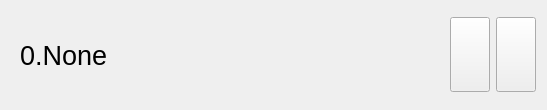
<?xml version="1.0" encoding="UTF-8"?>
<ui version="4.0">
 <class>Form</class>
 <widget class="QWidget" name="Form">
  <property name="geometry">
   <rect>
    <x>0</x>
    <y>0</y>
    <width>547</width>
    <height>82</height>
   </rect>
  </property>
  <property name="maximumSize">
   <size>
    <width>16777214</width>
    <height>82</height>
   </size>
  </property>
  <property name="windowTitle">
   <string>Form</string>
  </property>
  <layout class="QHBoxLayout" name="horizontalLayout" stretch="1,0,0,0,0">
   <item>
    <widget class="QStackedWidget" name="stackedWidget">
     <property name="sizePolicy">
      <sizepolicy hsizetype="Expanding" vsizetype="Preferred">
       <horstretch>0</horstretch>
       <verstretch>0</verstretch>
      </sizepolicy>
     </property>
     <property name="currentIndex">
      <number>0</number>
     </property>
     <widget class="QWidget" name="page">
      <layout class="QHBoxLayout" name="horizontalLayout_2">
       <item>
        <widget class="QLabel" name="task_step_label">
         <property name="sizePolicy">
          <sizepolicy hsizetype="Expanding" vsizetype="Preferred">
           <horstretch>0</horstretch>
           <verstretch>0</verstretch>
          </sizepolicy>
         </property>
         <property name="minimumSize">
          <size>
           <width>0</width>
           <height>70</height>
          </size>
         </property>
         <property name="font">
          <font>
           <pointsize>20</pointsize>
          </font>
         </property>
         <property name="text">
          <string>0.None</string>
         </property>
         <property name="wordWrap">
          <bool>true</bool>
         </property>
        </widget>
       </item>
      </layout>
     </widget>
     <widget class="QWidget" name="page_2">
      <layout class="QHBoxLayout" name="horizontalLayout_3">
       <item>
        <widget class="QLineEdit" name="lineEdit">
         <property name="sizePolicy">
          <sizepolicy hsizetype="Expanding" vsizetype="Expanding">
           <horstretch>0</horstretch>
           <verstretch>0</verstretch>
          </sizepolicy>
         </property>
         <property name="font">
          <font>
           <pointsize>20</pointsize>
          </font>
         </property>
        </widget>
       </item>
      </layout>
     </widget>
    </widget>
   </item>
   <item>
    <spacer name="horizontalSpacer_11">
     <property name="orientation">
      <enum>Qt::Orientation::Horizontal</enum>
     </property>
     <property name="sizeHint" stdset="0">
      <size>
       <width>45</width>
       <height>20</height>
      </size>
     </property>
    </spacer>
   </item>
   <item>
    <widget class="QPushButton" name="task_step_check">
     <property name="minimumSize">
      <size>
       <width>0</width>
       <height>0</height>
      </size>
     </property>
     <property name="maximumSize">
      <size>
       <width>75</width>
       <height>75</height>
      </size>
     </property>
     <property name="styleSheet">
      <string notr="true">QPushButton {
    background-color: transparent;
    border: none;
    padding: 0px;
}

QPushButton:pressed {
    background-color: transparent;
}

QPushButton:checked {
    background-color: transparent;
}



</string>
     </property>
     <property name="text">
      <string/>
     </property>
     <property name="icon">
      <iconset>
       <normaloff>icons_white/circle.svg</normaloff>icons_white/circle.svg</iconset>
     </property>
     <property name="iconSize">
      <size>
       <width>40</width>
       <height>40</height>
      </size>
     </property>
     <property name="checkable">
      <bool>true</bool>
     </property>
     <property name="flat">
      <bool>true</bool>
     </property>
    </widget>
   </item>
   <item>
    <widget class="QPushButton" name="task_step_edit">
     <property name="sizePolicy">
      <sizepolicy hsizetype="Preferred" vsizetype="Preferred">
       <horstretch>0</horstretch>
       <verstretch>0</verstretch>
      </sizepolicy>
     </property>
     <property name="minimumSize">
      <size>
       <width>0</width>
       <height>50</height>
      </size>
     </property>
     <property name="maximumSize">
      <size>
       <width>75</width>
       <height>75</height>
      </size>
     </property>
     <property name="text">
      <string/>
     </property>
     <property name="icon">
      <iconset>
       <normaloff>icons_white/pencil.svg</normaloff>icons_white/pencil.svg</iconset>
     </property>
     <property name="iconSize">
      <size>
       <width>40</width>
       <height>40</height>
      </size>
     </property>
    </widget>
   </item>
   <item>
    <widget class="QPushButton" name="task_step_delete">
     <property name="minimumSize">
      <size>
       <width>0</width>
       <height>50</height>
      </size>
     </property>
     <property name="maximumSize">
      <size>
       <width>75</width>
       <height>75</height>
      </size>
     </property>
     <property name="text">
      <string/>
     </property>
     <property name="icon">
      <iconset>
       <normaloff>icons_white/trash.svg</normaloff>icons_white/trash.svg</iconset>
     </property>
     <property name="iconSize">
      <size>
       <width>40</width>
       <height>40</height>
      </size>
     </property>
    </widget>
   </item>
  </layout>
 </widget>
 <resources/>
 <connections/>
</ui>
